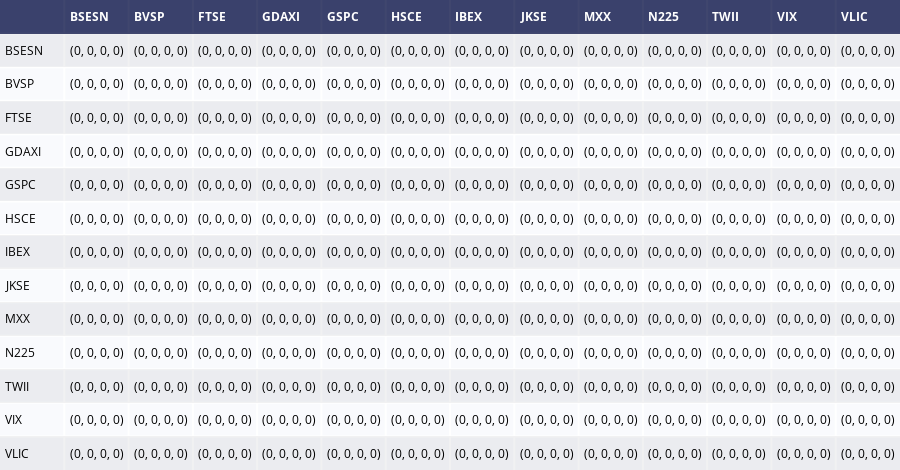

Notebook source saved alongside this figure:
### Code cell
display_correlation('weekly', 'return_ln_daily', 'Weekly', 'Log Daily Return')

### Figure 1 — Plotly figure (JSON) as saved in the notebook; plotly's stock layout.template omitted (floating-point values rounded to 4 significant figures; data arrays with more than 128 entries replaced by an {"elided": "..."} marker saying what was removed)
{"data": [{"colorscale": [[0, "#00083e"], [0.5, "#ededee"], [1, "#ffffff"]], "hoverinfo": "none", "opacity": 0.75, "showscale": false, "type": "heatmap", "z": {"elided": "14x14 float values"}}], "layout": {"annotations": [{"align": "left", "font": {"color": "#ffffff"}, "showarrow": false, "text": "<b> </b>", "x": -0.45, "xanchor": "left", "xref": "x", "y": 0, "yref": "y"}, {"align": "left", "font": {"color": "#ffffff"}, "showarrow": false, "text": "<b>BSESN</b>", "x": 0.55, "xanchor": "left", "xref": "x", "y": 0, "yref": "y"}, {"align": "left", "font": {"color": "#ffffff"}, "showarrow": false, "text": "<b>BVSP</b>", "x": 1.55, "xanchor": "left", "xref": "x", "y": 0, "yref": "y"}, {"align": "left", "font": {"color": "#ffffff"}, "showarrow": false, "text": "<b>FTSE</b>", "x": 2.55, "xanchor": "left", "xref": "x", "y": 0, "yref": "y"}, {"align": "left", "font": {"color": "#ffffff"}, "showarrow": false, "text": "<b>GDAXI</b>", "x": 3.55, "xanchor": "left", "xref": "x", "y": 0, "yref": "y"}, {"align": "left", "font": {"color": "#ffffff"}, "showarrow": false, "text": "<b>GSPC</b>", "x": 4.55, "xanchor": "left", "xref": "x", "y": 0, "yref": "y"}, {"align": "left", "font": {"color": "#ffffff"}, "showarrow": false, "text": "<b>HSCE</b>", "x": 5.55, "xanchor": "left", "xref": "x", "y": 0, "yref": "y"}, {"align": "left", "font": {"color": "#ffffff"}, "showarrow": false, "text": "<b>IBEX</b>", "x": 6.55, "xanchor": "left", "xref": "x", "y": 0, "yref": "y"}, {"align": "left", "font": {"color": "#ffffff"}, "showarrow": false, "text": "<b>JKSE</b>", "x": 7.55, "xanchor": "left", "xref": "x", "y": 0, "yref": "y"}, {"align": "left", "font": {"color": "#ffffff"}, "showarrow": false, "text": "<b>MXX</b>", "x": 8.55, "xanchor": "left", "xref": "x", "y": 0, "yref": "y"}, {"align": "left", "font": {"color": "#ffffff"}, "showarrow": false, "text": "<b>N225</b>", "x": 9.55, "xanchor": "left", "xref": "x", "y": 0, "yref": "y"}, {"align": "left", "font": {"color": "#ffffff"}, "showarrow": false, "text": "<b>TWII</b>", "x": 10.55, "xanchor": "left", "xref": "x", "y": 0, "yref": "y"}, {"align": "left", "font": {"color": "#ffffff"}, "showarrow": false, "text": "<b>VIX</b>", "x": 11.55, "xanchor": "left", "xref": "x", "y": 0, "yref": "y"}, {"align": "left", "font": {"color": "#ffffff"}, "showarrow": false, "text": "<b>VLIC</b>", "x": 12.55, "xanchor": "left", "xref": "x", "y": 0, "yref": "y"}, {"align": "left", "font": {"color": "#000000"}, "showarrow": false, "text": "BSESN", "x": -0.45, "xanchor": "left", "xref": "x", "y": 1, "yref": "y"}, {"align": "left", "font": {"color": "#000000"}, "showarrow": false, "text": "(0, 0, 0, 0)", "x": 0.55, "xanchor": "left", "xref": "x", "y": 1, "yref": "y"}, {"align": "left", "font": {"color": "#000000"}, "showarrow": false, "text": "(0, 0, 0, 0)", "x": 1.55, "xanchor": "left", "xref": "x", "y": 1, "yref": "y"}, {"align": "left", "font": {"color": "#000000"}, "showarrow": false, "text": "(0, 0, 0, 0)", "x": 2.55, "xanchor": "left", "xref": "x", "y": 1, "yref": "y"}, {"align": "left", "font": {"color": "#000000"}, "showarrow": false, "text": "(0, 0, 0, 0)", "x": 3.55, "xanchor": "left", "xref": "x", "y": 1, "yref": "y"}, {"align": "left", "font": {"color": "#000000"}, "showarrow": false, "text": "(0, 0, 0, 0)", "x": 4.55, "xanchor": "left", "xref": "x", "y": 1, "yref": "y"}, {"align": "left", "font": {"color": "#000000"}, "showarrow": false, "text": "(0, 0, 0, 0)", "x": 5.55, "xanchor": "left", "xref": "x", "y": 1, "yref": "y"}, {"align": "left", "font": {"color": "#000000"}, "showarrow": false, "text": "(0, 0, 0, 0)", "x": 6.55, "xanchor": "left", "xref": "x", "y": 1, "yref": "y"}, {"align": "left", "font": {"color": "#000000"}, "showarrow": false, "text": "(0, 0, 0, 0)", "x": 7.55, "xanchor": "left", "xref": "x", "y": 1, "yref": "y"}, {"align": "left", "font": {"color": "#000000"}, "showarrow": false, "text": "(0, 0, 0, 0)", "x": 8.55, "xanchor": "left", "xref": "x", "y": 1, "yref": "y"}, {"align": "left", "font": {"color": "#000000"}, "showarrow": false, "text": "(0, 0, 0, 0)", "x": 9.55, "xanchor": "left", "xref": "x", "y": 1, "yref": "y"}, {"align": "left", "font": {"color": "#000000"}, "showarrow": false, "text": "(0, 0, 0, 0)", "x": 10.55, "xanchor": "left", "xref": "x", "y": 1, "yref": "y"}, {"align": "left", "font": {"color": "#000000"}, "showarrow": false, "text": "(0, 0, 0, 0)", "x": 11.55, "xanchor": "left", "xref": "x", "y": 1, "yref": "y"}, {"align": "left", "font": {"color": "#000000"}, "showarrow": false, "text": "(0, 0, 0, 0)", "x": 12.55, "xanchor": "left", "xref": "x", "y": 1, "yref": "y"}, {"align": "left", "font": {"color": "#000000"}, "showarrow": false, "text": "BVSP", "x": -0.45, "xanchor": "left", "xref": "x", "y": 2, "yref": "y"}, {"align": "left", "font": {"color": "#000000"}, "showarrow": false, "text": "(0, 0, 0, 0)", "x": 0.55, "xanchor": "left", "xref": "x", "y": 2, "yref": "y"}, {"align": "left", "font": {"color": "#000000"}, "showarrow": false, "text": "(0, 0, 0, 0)", "x": 1.55, "xanchor": "left", "xref": "x", "y": 2, "yref": "y"}, {"align": "left", "font": {"color": "#000000"}, "showarrow": false, "text": "(0, 0, 0, 0)", "x": 2.55, "xanchor": "left", "xref": "x", "y": 2, "yref": "y"}, {"align": "left", "font": {"color": "#000000"}, "showarrow": false, "text": "(0, 0, 0, 0)", "x": 3.55, "xanchor": "left", "xref": "x", "y": 2, "yref": "y"}, {"align": "left", "font": {"color": "#000000"}, "showarrow": false, "text": "(0, 0, 0, 0)", "x": 4.55, "xanchor": "left", "xref": "x", "y": 2, "yref": "y"}, {"align": "left", "font": {"color": "#000000"}, "showarrow": false, "text": "(0, 0, 0, 0)", "x": 5.55, "xanchor": "left", "xref": "x", "y": 2, "yref": "y"}, {"align": "left", "font": {"color": "#000000"}, "showarrow": false, "text": "(0, 0, 0, 0)", "x": 6.55, "xanchor": "left", "xref": "x", "y": 2, "yref": "y"}, {"align": "left", "font": {"color": "#000000"}, "showarrow": false, "text": "(0, 0, 0, 0)", "x": 7.55, "xanchor": "left", "xref": "x", "y": 2, "yref": "y"}, {"align": "left", "font": {"color": "#000000"}, "showarrow": false, "text": "(0, 0, 0, 0)", "x": 8.55, "xanchor": "left", "xref": "x", "y": 2, "yref": "y"}, {"align": "left", "font": {"color": "#000000"}, "showarrow": false, "text": "(0, 0, 0, 0)", "x": 9.55, "xanchor": "left", "xref": "x", "y": 2, "yref": "y"}, {"align": "left", "font": {"color": "#000000"}, "showarrow": false, "text": "(0, 0, 0, 0)", "x": 10.55, "xanchor": "left", "xref": "x", "y": 2, "yref": "y"}, {"align": "left", "font": {"color": "#000000"}, "showarrow": false, "text": "(0, 0, 0, 0)", "x": 11.55, "xanchor": "left", "xref": "x", "y": 2, "yref": "y"}, {"align": "left", "font": {"color": "#000000"}, "showarrow": false, "text": "(0, 0, 0, 0)", "x": 12.55, "xanchor": "left", "xref": "x", "y": 2, "yref": "y"}, {"align": "left", "font": {"color": "#000000"}, "showarrow": false, "text": "FTSE", "x": -0.45, "xanchor": "left", "xref": "x", "y": 3, "yref": "y"}, {"align": "left", "font": {"color": "#000000"}, "showarrow": false, "text": "(0, 0, 0, 0)", "x": 0.55, "xanchor": "left", "xref": "x", "y": 3, "yref": "y"}, {"align": "left", "font": {"color": "#000000"}, "showarrow": false, "text": "(0, 0, 0, 0)", "x": 1.55, "xanchor": "left", "xref": "x", "y": 3, "yref": "y"}, {"align": "left", "font": {"color": "#000000"}, "showarrow": false, "text": "(0, 0, 0, 0)", "x": 2.55, "xanchor": "left", "xref": "x", "y": 3, "yref": "y"}, {"align": "left", "font": {"color": "#000000"}, "showarrow": false, "text": "(0, 0, 0, 0)", "x": 3.55, "xanchor": "left", "xref": "x", "y": 3, "yref": "y"}, {"align": "left", "font": {"color": "#000000"}, "showarrow": false, "text": "(0, 0, 0, 0)", "x": 4.55, "xanchor": "left", "xref": "x", "y": 3, "yref": "y"}, {"align": "left", "font": {"color": "#000000"}, "showarrow": false, "text": "(0, 0, 0, 0)", "x": 5.55, "xanchor": "left", "xref": "x", "y": 3, "yref": "y"}, {"align": "left", "font": {"color": "#000000"}, "showarrow": false, "text": "(0, 0, 0, 0)", "x": 6.55, "xanchor": "left", "xref": "x", "y": 3, "yref": "y"}, {"align": "left", "font": {"color": "#000000"}, "showarrow": false, "text": "(0, 0, 0, 0)", "x": 7.55, "xanchor": "left", "xref": "x", "y": 3, "yref": "y"}, {"align": "left", "font": {"color": "#000000"}, "showarrow": false, "text": "(0, 0, 0, 0)", "x": 8.55, "xanchor": "left", "xref": "x", "y": 3, "yref": "y"}, {"align": "left", "font": {"color": "#000000"}, "showarrow": false, "text": "(0, 0, 0, 0)", "x": 9.55, "xanchor": "left", "xref": "x", "y": 3, "yref": "y"}, {"align": "left", "font": {"color": "#000000"}, "showarrow": false, "text": "(0, 0, 0, 0)", "x": 10.55, "xanchor": "left", "xref": "x", "y": 3, "yref": "y"}, {"align": "left", "font": {"color": "#000000"}, "showarrow": false, "text": "(0, 0, 0, 0)", "x": 11.55, "xanchor": "left", "xref": "x", "y": 3, "yref": "y"}, {"align": "left", "font": {"color": "#000000"}, "showarrow": false, "text": "(0, 0, 0, 0)", "x": 12.55, "xanchor": "left", "xref": "x", "y": 3, "yref": "y"}, {"align": "left", "font": {"color": "#000000"}, "showarrow": false, "text": "GDAXI", "x": -0.45, "xanchor": "left", "xref": "x", "y": 4, "yref": "y"}, {"align": "left", "font": {"color": "#000000"}, "showarrow": false, "text": "(0, 0, 0, 0)", "x": 0.55, "xanchor": "left", "xref": "x", "y": 4, "yref": "y"}, {"align": "left", "font": {"color": "#000000"}, "showarrow": false, "text": "(0, 0, 0, 0)", "x": 1.55, "xanchor": "left", "xref": "x", "y": 4, "yref": "y"}, {"align": "left", "font": {"color": "#000000"}, "showarrow": false, "text": "(0, 0, 0, 0)", "x": 2.55, "xanchor": "left", "xref": "x", "y": 4, "yref": "y"}, {"align": "left", "font": {"color": "#000000"}, "showarrow": false, "text": "(0, 0, 0, 0)", "x": 3.55, "xanchor": "left", "xref": "x", "y": 4, "yref": "y"}, {"align": "left", "font": {"color": "#000000"}, "showarrow": false, "text": "(0, 0, 0, 0)", "x": 4.55, "xanchor": "left", "xref": "x", "y": 4, "yref": "y"}, {"align": "left", "font": {"color": "#000000"}, "showarrow": false, "text": "(0, 0, 0, 0)", "x": 5.55, "xanchor": "left", "xref": "x", "y": 4, "yref": "y"}, {"align": "left", "font": {"color": "#000000"}, "showarrow": false, "text": "(0, 0, 0, 0)", "x": 6.55, "xanchor": "left", "xref": "x", "y": 4, "yref": "y"}, {"align": "left", "font": {"color": "#000000"}, "showarrow": false, "text": "(0, 0, 0, 0)", "x": 7.55, "xanchor": "left", "xref": "x", "y": 4, "yref": "y"}, {"align": "left", "font": {"color": "#000000"}, "showarrow": false, "text": "(0, 0, 0, 0)", "x": 8.55, "xanchor": "left", "xref": "x", "y": 4, "yref": "y"}, {"align": "left", "font": {"color": "#000000"}, "showarrow": false, "text": "(0, 0, 0, 0)", "x": 9.55, "xanchor": "left", "xref": "x", "y": 4, "yref": "y"}, {"align": "left", "font": {"color": "#000000"}, "showarrow": false, "text": "(0, 0, 0, 0)", "x": 10.55, "xanchor": "left", "xref": "x", "y": 4, "yref": "y"}, {"align": "left", "font": {"color": "#000000"}, "showarrow": false, "text": "(0, 0, 0, 0)", "x": 11.55, "xanchor": "left", "xref": "x", "y": 4, "yref": "y"}, {"align": "left", "font": {"color": "#000000"}, "showarrow": false, "text": "(0, 0, 0, 0)", "x": 12.55, "xanchor": "left", "xref": "x", "y": 4, "yref": "y"}, {"align": "left", "font": {"color": "#000000"}, "showarrow": false, "text": "GSPC", "x": -0.45, "xanchor": "left", "xref": "x", "y": 5, "yref": "y"}, {"align": "left", "font": {"color": "#000000"}, "showarrow": false, "text": "(0, 0, 0, 0)", "x": 0.55, "xanchor": "left", "xref": "x", "y": 5, "yref": "y"}, {"align": "left", "font": {"color": "#000000"}, "showarrow": false, "text": "(0, 0, 0, 0)", "x": 1.55, "xanchor": "left", "xref": "x", "y": 5, "yref": "y"}, {"align": "left", "font": {"color": "#000000"}, "showarrow": false, "text": "(0, 0, 0, 0)", "x": 2.55, "xanchor": "left", "xref": "x", "y": 5, "yref": "y"}, {"align": "left", "font": {"color": "#000000"}, "showarrow": false, "text": "(0, 0, 0, 0)", "x": 3.55, "xanchor": "left", "xref": "x", "y": 5, "yref": "y"}, {"align": "left", "font": {"color": "#000000"}, "showarrow": false, "text": "(0, 0, 0, 0)", "x": 4.55, "xanchor": "left", "xref": "x", "y": 5, "yref": "y"}, {"align": "left", "font": {"color": "#000000"}, "showarrow": false, "text": "(0, 0, 0, 0)", "x": 5.55, "xanchor": "left", "xref": "x", "y": 5, "yref": "y"}, {"align": "left", "font": {"color": "#000000"}, "showarrow": false, "text": "(0, 0, 0, 0)", "x": 6.55, "xanchor": "left", "xref": "x", "y": 5, "yref": "y"}, {"align": "left", "font": {"color": "#000000"}, "showarrow": false, "text": "(0, 0, 0, 0)", "x": 7.55, "xanchor": "left", "xref": "x", "y": 5, "yref": "y"}, {"align": "left", "font": {"color": "#000000"}, "showarrow": false, "text": "(0, 0, 0, 0)", "x": 8.55, "xanchor": "left", "xref": "x", "y": 5, "yref": "y"}, {"align": "left", "font": {"color": "#000000"}, "showarrow": false, "text": "(0, 0, 0, 0)", "x": 9.55, "xanchor": "left", "xref": "x", "y": 5, "yref": "y"}, {"align": "left", "font": {"color": "#000000"}, "showarrow": false, "text": "(0, 0, 0, 0)", "x": 10.55, "xanchor": "left", "xref": "x", "y": 5, "yref": "y"}, {"align": "left", "font": {"color": "#000000"}, "showarrow": false, "text": "(0, 0, 0, 0)", "x": 11.55, "xanchor": "left", "xref": "x", "y": 5, "yref": "y"}, {"align": "left", "font": {"color": "#000000"}, "showarrow": false, "text": "(0, 0, 0, 0)", "x": 12.55, "xanchor": "left", "xref": "x", "y": 5, "yref": "y"}, {"align": "left", "font": {"color": "#000000"}, "showarrow": false, "text": "HSCE", "x": -0.45, "xanchor": "left", "xref": "x", "y": 6, "yref": "y"}, {"align": "left", "font": {"color": "#000000"}, "showarrow": false, "text": "(0, 0, 0, 0)", "x": 0.55, "xanchor": "left", "xref": "x", "y": 6, "yref": "y"}, {"align": "left", "font": {"color": "#000000"}, "showarrow": false, "text": "(0, 0, 0, 0)", "x": 1.55, "xanchor": "left", "xref": "x", "y": 6, "yref": "y"}, {"align": "left", "font": {"color": "#000000"}, "showarrow": false, "text": "(0, 0, 0, 0)", "x": 2.55, "xanchor": "left", "xref": "x", "y": 6, "yref": "y"}, {"align": "left", "font": {"color": "#000000"}, "showarrow": false, "text": "(0, 0, 0, 0)", "x": 3.55, "xanchor": "left", "xref": "x", "y": 6, "yref": "y"}, {"align": "left", "font": {"color": "#000000"}, "showarrow": false, "text": "(0, 0, 0, 0)", "x": 4.55, "xanchor": "left", "xref": "x", "y": 6, "yref": "y"}, {"align": "left", "font": {"color": "#000000"}, "showarrow": false, "text": "(0, 0, 0, 0)", "x": 5.55, "xanchor": "left", "xref": "x", "y": 6, "yref": "y"}, {"align": "left", "font": {"color": "#000000"}, "showarrow": false, "text": "(0, 0, 0, 0)", "x": 6.55, "xanchor": "left", "xref": "x", "y": 6, "yref": "y"}, {"align": "left", "font": {"color": "#000000"}, "showarrow": false, "text": "(0, 0, 0, 0)", "x": 7.55, "xanchor": "left", "xref": "x", "y": 6, "yref": "y"}, {"align": "left", "font": {"color": "#000000"}, "showarrow": false, "text": "(0, 0, 0, 0)", "x": 8.55, "xanchor": "left", "xref": "x", "y": 6, "yref": "y"}, {"align": "left", "font": {"color": "#000000"}, "showarrow": false, "text": "(0, 0, 0, 0)", "x": 9.55, "xanchor": "left", "xref": "x", "y": 6, "yref": "y"}, {"align": "left", "font": {"color": "#000000"}, "showarrow": false, "text": "(0, 0, 0, 0)", "x": 10.55, "xanchor": "left", "xref": "x", "y": 6, "yref": "y"}, {"align": "left", "font": {"color": "#000000"}, "showarrow": false, "text": "(0, 0, 0, 0)", "x": 11.55, "xanchor": "left", "xref": "x", "y": 6, "yref": "y"}, {"align": "left", "font": {"color": "#000000"}, "showarrow": false, "text": "(0, 0, 0, 0)", "x": 12.55, "xanchor": "left", "xref": "x", "y": 6, "yref": "y"}, {"align": "left", "font": {"color": "#000000"}, "showarrow": false, "text": "IBEX", "x": -0.45, "xanchor": "left", "xref": "x", "y": 7, "yref": "y"}, {"align": "left", "font": {"color": "#000000"}, "showarrow": false, "text": "(0, 0, 0, 0)", "x": 0.55, "xanchor": "left", "xref": "x", "y": 7, "yref": "y"}, {"align": "left", "font": {"color": "#000000"}, "showarrow": false, "text": "(0, 0, 0, 0)", "x": 1.55, "xanchor": "left", "xref": "x", "y": 7, "yref": "y"}, {"align": "left", "font": {"color": "#000000"}, "showarrow": false, "text": "(0, 0, 0, 0)", "x": 2.55, "xanchor": "left", "xref": "x", "y": 7, "yref": "y"}, {"align": "left", "font": {"color": "#000000"}, "showarrow": false, "text": "(0, 0, 0, 0)", "x": 3.55, "xanchor": "left", "xref": "x", "y": 7, "yref": "y"}, {"align": "left", "font": {"color": "#000000"}, "showarrow": false, "text": "(0, 0, 0, 0)", "x": 4.55, "xanchor": "left", "xref": "x", "y": 7, "yref": "y"}, {"align": "left", "font": {"color": "#000000"}, "showarrow": false, "text": "(0, 0, 0, 0)", "x": 5.55, "xanchor": "left", "xref": "x", "y": 7, "yref": "y"}, {"align": "left", "font": {"color": "#000000"}, "showarrow": false, "text": "(0, 0, 0, 0)", "x": 6.55, "xanchor": "left", "xref": "x", "y": 7, "yref": "y"}, {"align": "left", "font": {"color": "#000000"}, "showarrow": false, "text": "(0, 0, 0, 0)", "x": 7.55, "xanchor": "left", "xref": "x", "y": 7, "yref": "y"}, {"align": "left", "font": {"color": "#000000"}, "showarrow": false, "text": "(0, 0, 0, 0)", "x": 8.55, "xanchor": "left", "xref": "x", "y": 7, "yref": "y"}, {"align": "left", "font": {"color": "#000000"}, "showarrow": false, "text": "(0, 0, 0, 0)", "x": 9.55, "xanchor": "left", "xref": "x", "y": 7, "yref": "y"}, {"align": "left", "font": {"color": "#000000"}, "showarrow": false, "text": "(0, 0, 0, 0)", "x": 10.55, "xanchor": "left", "xref": "x", "y": 7, "yref": "y"}, {"align": "left", "font": {"color": "#000000"}, "showarrow": false, "text": "(0, 0, 0, 0)", "x": 11.55, "xanchor": "left", "xref": "x", "y": 7, "yref": "y"}, {"align": "left", "font": {"color": "#000000"}, "showarrow": false, "text": "(0, 0, 0, 0)", "x": 12.55, "xanchor": "left", "xref": "x", "y": 7, "yref": "y"}, {"align": "left", "font": {"color": "#000000"}, "showarrow": false, "text": "JKSE", "x": -0.45, "xanchor": "left", "xref": "x", "y": 8, "yref": "y"}, {"align": "left", "font": {"color": "#000000"}, "showarrow": false, "text": "(0, 0, 0, 0)", "x": 0.55, "xanchor": "left", "xref": "x", "y": 8, "yref": "y"}, {"align": "left", "font": {"color": "#000000"}, "showarrow": false, "text": "(0, 0, 0, 0)", "x": 1.55, "xanchor": "left", "xref": "x", "y": 8, "yref": "y"}, {"align": "left", "font": {"color": "#000000"}, "showarrow": false, "text": "(0, 0, 0, 0)", "x": 2.55, "xanchor": "left", "xref": "x", "y": 8, "yref": "y"}, {"align": "left", "font": {"color": "#000000"}, "showarrow": false, "text": "(0, 0, 0, 0)", "x": 3.55, "xanchor": "left", "xref": "x", "y": 8, "yref": "y"}, {"align": "left", "font": {"color": "#000000"}, "showarrow": false, "text": "(0, 0, 0, 0)", "x": 4.55, "xanchor": "left", "xref": "x", "y": 8, "yref": "y"}, {"align": "left", "font": {"color": "#000000"}, "showarrow": false, "text": "(0, 0, 0, 0)", "x": 5.55, "xanchor": "left", "xref": "x", "y": 8, "yref": "y"}, {"align": "left", "font": {"color": "#000000"}, "showarrow": false, "text": "(0, 0, 0, 0)", "x": 6.55, "xanchor": "left", "xref": "x", "y": 8, "yref": "y"}, {"align": "left", "font": {"color": "#000000"}, "showarrow": false, "text": "(0, 0, 0, 0)", "x": 7.55, "xanchor": "left", "xref": "x", "y": 8, "yref": "y"}, {"align": "left", "font": {"color": "#000000"}, "showarrow": false, "text": "(0, 0, 0, 0)", "x": 8.55, "xanchor": "left", "xref": "x", "y": 8, "yref": "y"}, {"align": "left", "font": {"color": "#000000"}, "showarrow": false, "text": "(0, 0, 0, 0)", "x": 9.55, "xanchor": "left", "xref": "x", "y": 8, "yref": "y"}, {"align": "left", "font": {"color": "#000000"}, "showarrow": false, "text": "(0, 0, 0, 0)", "x": 10.55, "xanchor": "left", "xref": "x", "y": 8, "yref": "y"}, {"align": "left", "font": {"color": "#000000"}, "showarrow": false, "text": "(0, 0, 0, 0)", "x": 11.55, "xanchor": "left", "xref": "x", "y": 8, "yref": "y"}, {"align": "left", "font": {"color": "#000000"}, "showarrow": false, "text": "(0, 0, 0, 0)", "x": 12.55, "xanchor": "left", "xref": "x", "y": 8, "yref": "y"}, {"align": "left", "font": {"color": "#000000"}, "showarrow": false, "text": "MXX", "x": -0.45, "xanchor": "left", "xref": "x", "y": 9, "yref": "y"}, {"align": "left", "font": {"color": "#000000"}, "showarrow": false, "text": "(0, 0, 0, 0)", "x": 0.55, "xanchor": "left", "xref": "x", "y": 9, "yref": "y"}, {"align": "left", "font": {"color": "#000000"}, "showarrow": false, "text": "(0, 0, 0, 0)", "x": 1.55, "xanchor": "left", "xref": "x", "y": 9, "yref": "y"}, {"align": "left", "font": {"color": "#000000"}, "showarrow": false, "text": "(0, 0, 0, 0)", "x": 2.55, "xanchor": "left", "xref": "x", "y": 9, "yref": "y"}, {"align": "left", "font": {"color": "#000000"}, "showarrow": false, "text": "(0, 0, 0, 0)", "x": 3.55, "xanchor": "left", "xref": "x", "y": 9, "yref": "y"}, {"align": "left", "font": {"color": "#000000"}, "showarrow": false, "text": "(0, 0, 0, 0)", "x": 4.55, "xanchor": "left", "xref": "x", "y": 9, "yref": "y"}, {"align": "left", "font": {"color": "#000000"}, "showarrow": false, "text": "(0, 0, 0, 0)", "x": 5.55, "xanchor": "left", "xref": "x", "y": 9, "yref": "y"}, {"align": "left", "font": {"color": "#000000"}, "showarrow": false, "text": "(0, 0, 0, 0)", "x": 6.55, "xanchor": "left", "xref": "x", "y": 9, "yref": "y"}, {"align": "left", "font": {"color": "#000000"}, "showarrow": false, "text": "(0, 0, 0, 0)", "x": 7.55, "xanchor": "left", "xref": "x", "y": 9, "yref": "y"}, {"align": "left", "font": {"color": "#000000"}, "showarrow": false, "text": "(0, 0, 0, 0)", "x": 8.55, "xanchor": "left", "xref": "x", "y": 9, "yref": "y"}, {"align": "left", "font": {"color": "#000000"}, "showarrow": false, "text": "(0, 0, 0, 0)", "x": 9.55, "xanchor": "left", "xref": "x", "y": 9, "yref": "y"}, {"align": "left", "font": {"color": "#000000"}, "showarrow": false, "text": "(0, 0, 0, 0)", "x": 10.55, "xanchor": "left", "xref": "x", "y": 9, "yref": "y"}, {"align": "left", "font": {"color": "#000000"}, "showarrow": false, "text": "(0, 0, 0, 0)", "x": 11.55, "xanchor": "left", "xref": "x", "y": 9, "yref": "y"}, {"align": "left", "font": {"color": "#000000"}, "showarrow": false, "text": "(0, 0, 0, 0)", "x": 12.55, "xanchor": "left", "xref": "x", "y": 9, "yref": "y"}, {"align": "left", "font": {"color": "#000000"}, "showarrow": false, "text": "N225", "x": -0.45, "xanchor": "left", "xref": "x", "y": 10, "yref": "y"}, {"align": "left", "font": {"color": "#000000"}, "showarrow": false, "text": "(0, 0, 0, 0)", "x": 0.55, "xanchor": "left", "xref": "x", "y": 10, "yref": "y"}, {"align": "left", "font": {"color": "#000000"}, "showarrow": false, "text": "(0, 0, 0, 0)", "x": 1.55, "xanchor": "left", "xref": "x", "y": 10, "yref": "y"}, {"align": "left", "font": {"color": "#000000"}, "showarrow": false, "text": "(0, 0, 0, 0)", "x": 2.55, "xanchor": "left", "xref": "x", "y": 10, "yref": "y"}, {"align": "left", "font": {"color": "#000000"}, "showarrow": false, "text": "(0, 0, 0, 0)", "x": 3.55, "xanchor": "left", "xref": "x", "y": 10, "yref": "y"}, {"align": "left", "font": {"color": "#000000"}, "showarrow": false, "text": "(0, 0, 0, 0)", "x": 4.55, "xanchor": "left", "xref": "x", "y": 10, "yref": "y"}, {"align": "left", "font": {"color": "#000000"}, "showarrow": false, "text": "(0, 0, 0, 0)", "x": 5.55, "xanchor": "left", "xref": "x", "y": 10, "yref": "y"}, {"align": "left", "font": {"color": "#000000"}, "showarrow": false, "text": "(0, 0, 0, 0)", "x": 6.55, "xanchor": "left", "xref": "x", "y": 10, "yref": "y"}, {"align": "left", "font": {"color": "#000000"}, "showarrow": false, "text": "(0, 0, 0, 0)", "x": 7.55, "xanchor": "left", "xref": "x", "y": 10, "yref": "y"}, {"align": "left", "font": {"color": "#000000"}, "showarrow": false, "text": "(0, 0, 0, 0)", "x": 8.55, "xanchor": "left", "xref": "x", "y": 10, "yref": "y"}, {"align": "left", "font": {"color": "#000000"}, "showarrow": false, "text": "(0, 0, 0, 0)", "x": 9.55, "xanchor": "left", "xref": "x", "y": 10, "yref": "y"}, {"align": "left", "font": {"color": "#000000"}, "showarrow": false, "text": "(0, 0, 0, 0)", "x": 10.55, "xanchor": "left", "xref": "x", "y": 10, "yref": "y"}, {"align": "left", "font": {"color": "#000000"}, "showarrow": false, "text": "(0, 0, 0, 0)", "x": 11.55, "xanchor": "left", "xref": "x", "y": 10, "yref": "y"}, {"align": "left", "font": {"color": "#000000"}, "showarrow": false, "text": "(0, 0, 0, 0)", "x": 12.55, "xanchor": "left", "xref": "x", "y": 10, "yref": "y"}, {"align": "left", "font": {"color": "#000000"}, "showarrow": false, "text": "TWII", "x": -0.45, "xanchor": "left", "xref": "x", "y": 11, "yref": "y"}, {"align": "left", "font": {"color": "#000000"}, "showarrow": false, "text": "(0, 0, 0, 0)", "x": 0.55, "xanchor": "left", "xref": "x", "y": 11, "yref": "y"}, {"align": "left", "font": {"color": "#000000"}, "showarrow": false, "text": "(0, 0, 0, 0)", "x": 1.55, "xanchor": "left", "xref": "x", "y": 11, "yref": "y"}, {"align": "left", "font": {"color": "#000000"}, "showarrow": false, "text": "(0, 0, 0, 0)", "x": 2.55, "xanchor": "left", "xref": "x", "y": 11, "yref": "y"}, {"align": "left", "font": {"color": "#000000"}, "showarrow": false, "text": "(0, 0, 0, 0)", "x": 3.55, "xanchor": "left", "xref": "x", "y": 11, "yref": "y"}, {"align": "left", "font": {"color": "#000000"}, "showarrow": false, "text": "(0, 0, 0, 0)", "x": 4.55, "xanchor": "left", "xref": "x", "y": 11, "yref": "y"}, {"align": "left", "font": {"color": "#000000"}, "showarrow": false, "text": "(0, 0, 0, 0)", "x": 5.55, "xanchor": "left", "xref": "x", "y": 11, "yref": "y"}, {"align": "left", "font": {"color": "#000000"}, "showarrow": false, "text": "(0, 0, 0, 0)", "x": 6.55, "xanchor": "left", "xref": "x", "y": 11, "yref": "y"}, {"align": "left", "font": {"color": "#000000"}, "showarrow": false, "text": "(0, 0, 0, 0)", "x": 7.55, "xanchor": "left", "xref": "x", "y": 11, "yref": "y"}, {"align": "left", "font": {"color": "#000000"}, "showarrow": false, "text": "(0, 0, 0, 0)", "x": 8.55, "xanchor": "left", "xref": "x", "y": 11, "yref": "y"}, {"align": "left", "font": {"color": "#000000"}, "showarrow": false, "text": "(0, 0, 0, 0)", "x": 9.55, "xanchor": "left", "xref": "x", "y": 11, "yref": "y"}, {"align": "left", "font": {"color": "#000000"}, "showarrow": false, "text": "(0, 0, 0, 0)", "x": 10.55, "xanchor": "left", "xref": "x", "y": 11, "yref": "y"}, {"align": "left", "font": {"color": "#000000"}, "showarrow": false, "text": "(0, 0, 0, 0)", "x": 11.55, "xanchor": "left", "xref": "x", "y": 11, "yref": "y"}, {"align": "left", "font": {"color": "#000000"}, "showarrow": false, "text": "(0, 0, 0, 0)", "x": 12.55, "xanchor": "left", "xref": "x", "y": 11, "yref": "y"}, {"align": "left", "font": {"color": "#000000"}, "showarrow": false, "text": "VIX", "x": -0.45, "xanchor": "left", "xref": "x", "y": 12, "yref": "y"}, {"align": "left", "font": {"color": "#000000"}, "showarrow": false, "text": "(0, 0, 0, 0)", "x": 0.55, "xanchor": "left", "xref": "x", "y": 12, "yref": "y"}, {"align": "left", "font": {"color": "#000000"}, "showarrow": false, "text": "(0, 0, 0, 0)", "x": 1.55, "xanchor": "left", "xref": "x", "y": 12, "yref": "y"}, {"align": "left", "font": {"color": "#000000"}, "showarrow": false, "text": "(0, 0, 0, 0)", "x": 2.55, "xanchor": "left", "xref": "x", "y": 12, "yref": "y"}, {"align": "left", "font": {"color": "#000000"}, "showarrow": false, "text": "(0, 0, 0, 0)", "x": 3.55, "xanchor": "left", "xref": "x", "y": 12, "yref": "y"}, {"align": "left", "font": {"color": "#000000"}, "showarrow": false, "text": "(0, 0, 0, 0)", "x": 4.55, "xanchor": "left", "xref": "x", "y": 12, "yref": "y"}, {"align": "left", "font": {"color": "#000000"}, "showarrow": false, "text": "(0, 0, 0, 0)", "x": 5.55, "xanchor": "left", "xref": "x", "y": 12, "yref": "y"}, {"align": "left", "font": {"color": "#000000"}, "showarrow": false, "text": "(0, 0, 0, 0)", "x": 6.55, "xanchor": "left", "xref": "x", "y": 12, "yref": "y"}, {"align": "left", "font": {"color": "#000000"}, "showarrow": false, "text": "(0, 0, 0, 0)", "x": 7.55, "xanchor": "left", "xref": "x", "y": 12, "yref": "y"}, {"align": "left", "font": {"color": "#000000"}, "showarrow": false, "text": "(0, 0, 0, 0)", "x": 8.55, "xanchor": "left", "xref": "x", "y": 12, "yref": "y"}, {"align": "left", "font": {"color": "#000000"}, "showarrow": false, "text": "(0, 0, 0, 0)", "x": 9.55, "xanchor": "left", "xref": "x", "y": 12, "yref": "y"}, {"align": "left", "font": {"color": "#000000"}, "showarrow": false, "text": "(0, 0, 0, 0)", "x": 10.55, "xanchor": "left", "xref": "x", "y": 12, "yref": "y"}, {"align": "left", "font": {"color": "#000000"}, "showarrow": false, "text": "(0, 0, 0, 0)", "x": 11.55, "xanchor": "left", "xref": "x", "y": 12, "yref": "y"}, {"align": "left", "font": {"color": "#000000"}, "showarrow": false, "text": "(0, 0, 0, 0)", "x": 12.55, "xanchor": "left", "xref": "x", "y": 12, "yref": "y"}, {"align": "left", "font": {"color": "#000000"}, "showarrow": false, "text": "VLIC", "x": -0.45, "xanchor": "left", "xref": "x", "y": 13, "yref": "y"}, {"align": "left", "font": {"color": "#000000"}, "showarrow": false, "text": "(0, 0, 0, 0)", "x": 0.55, "xanchor": "left", "xref": "x", "y": 13, "yref": "y"}, {"align": "left", "font": {"color": "#000000"}, "showarrow": false, "text": "(0, 0, 0, 0)", "x": 1.55, "xanchor": "left", "xref": "x", "y": 13, "yref": "y"}, {"align": "left", "font": {"color": "#000000"}, "showarrow": false, "text": "(0, 0, 0, 0)", "x": 2.55, "xanchor": "left", "xref": "x", "y": 13, "yref": "y"}, {"align": "left", "font": {"color": "#000000"}, "showarrow": false, "text": "(0, 0, 0, 0)", "x": 3.55, "xanchor": "left", "xref": "x", "y": 13, "yref": "y"}, {"align": "left", "font": {"color": "#000000"}, "showarrow": false, "text": "(0, 0, 0, 0)", "x": 4.55, "xanchor": "left", "xref": "x", "y": 13, "yref": "y"}, {"align": "left", "font": {"color": "#000000"}, "showarrow": false, "text": "(0, 0, 0, 0)", "x": 5.55, "xanchor": "left", "xref": "x", "y": 13, "yref": "y"}, {"align": "left", "font": {"color": "#000000"}, "showarrow": false, "text": "(0, 0, 0, 0)", "x": 6.55, "xanchor": "left", "xref": "x", "y": 13, "yref": "y"}, {"align": "left", "font": {"color": "#000000"}, "showarrow": false, "text": "(0, 0, 0, 0)", "x": 7.55, "xanchor": "left", "xref": "x", "y": 13, "yref": "y"}, {"align": "left", "font": {"color": "#000000"}, "showarrow": false, "text": "(0, 0, 0, 0)", "x": 8.55, "xanchor": "left", "xref": "x", "y": 13, "yref": "y"}, {"align": "left", "font": {"color": "#000000"}, "showarrow": false, "text": "(0, 0, 0, 0)", "x": 9.55, "xanchor": "left", "xref": "x", "y": 13, "yref": "y"}, {"align": "left", "font": {"color": "#000000"}, "showarrow": false, "text": "(0, 0, 0, 0)", "x": 10.55, "xanchor": "left", "xref": "x", "y": 13, "yref": "y"}, {"align": "left", "font": {"color": "#000000"}, "showarrow": false, "text": "(0, 0, 0, 0)", "x": 11.55, "xanchor": "left", "xref": "x", "y": 13, "yref": "y"}, {"align": "left", "font": {"color": "#000000"}, "showarrow": false, "text": "(0, 0, 0, 0)", "x": 12.55, "xanchor": "left", "xref": "x", "y": 13, "yref": "y"}], "height": 470, "margin": {"b": 0, "l": 0, "r": 0, "t": 0}, "xaxis": {"dtick": 1, "gridwidth": 2, "showticklabels": false, "tick0": -0.5, "ticks": "", "zeroline": false}, "yaxis": {"autorange": "reversed", "dtick": 1, "gridwidth": 2, "showticklabels": false, "tick0": 0.5, "ticks": "", "zeroline": false}}}
